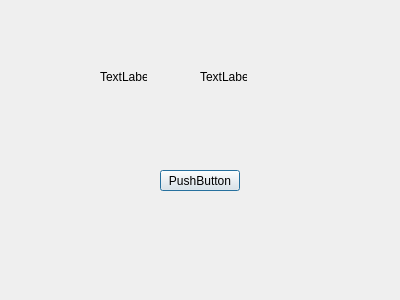
<?xml version="1.0" encoding="UTF-8"?>
<ui version="4.0">
 <class>bankmain</class>
 <widget class="QDialog" name="bankmain">
  <property name="geometry">
   <rect>
    <x>0</x>
    <y>0</y>
    <width>400</width>
    <height>300</height>
   </rect>
  </property>
  <property name="windowTitle">
   <string>Dialog</string>
  </property>
  <widget class="QPushButton" name="bankbutton1">
   <property name="geometry">
    <rect>
     <x>160</x>
     <y>170</y>
     <width>80</width>
     <height>21</height>
    </rect>
   </property>
   <property name="text">
    <string>PushButton</string>
   </property>
  </widget>
  <widget class="QLabel" name="labelUsername">
   <property name="geometry">
    <rect>
     <x>100</x>
     <y>70</y>
     <width>47</width>
     <height>13</height>
    </rect>
   </property>
   <property name="text">
    <string>TextLabel</string>
   </property>
  </widget>
  <widget class="QLabel" name="labelUserid">
   <property name="geometry">
    <rect>
     <x>200</x>
     <y>70</y>
     <width>47</width>
     <height>13</height>
    </rect>
   </property>
   <property name="text">
    <string>TextLabel</string>
   </property>
  </widget>
 </widget>
 <resources/>
 <connections/>
</ui>
